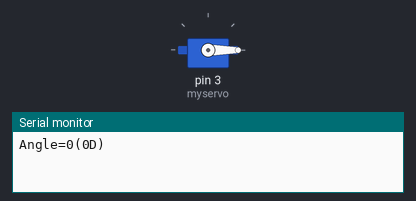
The sketch below on a simulated Arduino Uno, built with avr-gcc and run on an emulated ATmega328P. Parts: servo, the last lines printed to the serial monitor.

Above: at 0.05 s.
At 6.05 s:
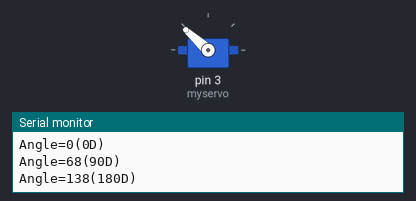
At 12.0 s:
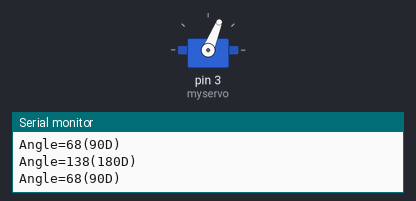
Timing chart, 0 to 15.6 s (numbered marks = the images above):
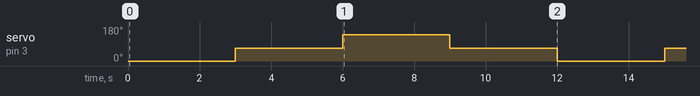

The sketch:

Servo.ino
```cpp
#include <Servo.h>
Servo myservo;
void setup() {
  // put your setup code here, to run once:
  myservo.attach(3);
  Serial.begin(9600);

}

void loop() {
  // put your main code here, to run repeatedly:
  //delay(1000);
  myservo.write(0);
  Serial.println("Angle=0(0D)");
  delay(3000);
  myservo.write(68);
  Serial.println("Angle=68(90D)");
  delay(3000);
  myservo.write(138);
  Serial.println("Angle=138(180D)");
  delay(3000);
  myservo.write(68);
  Serial.println("Angle=68(90D)");
  delay(3000);/*
  myservo.write(90);
  Serial.println("Angle=90");
  delay(2000);
  myservo.write(135);
  Serial.println("Angle=135");
  delay(2000);
  myservo.write(180);
  Serial.println("Angle=180");
  delay(2000);*/


}
```

Measured:
- by itself, servo on pin 3 (myservo): repeats every 12.0 s: 138° 3.0 s, 68° 3.0 s, 0° 3.0 s, 68° 3.0 s
